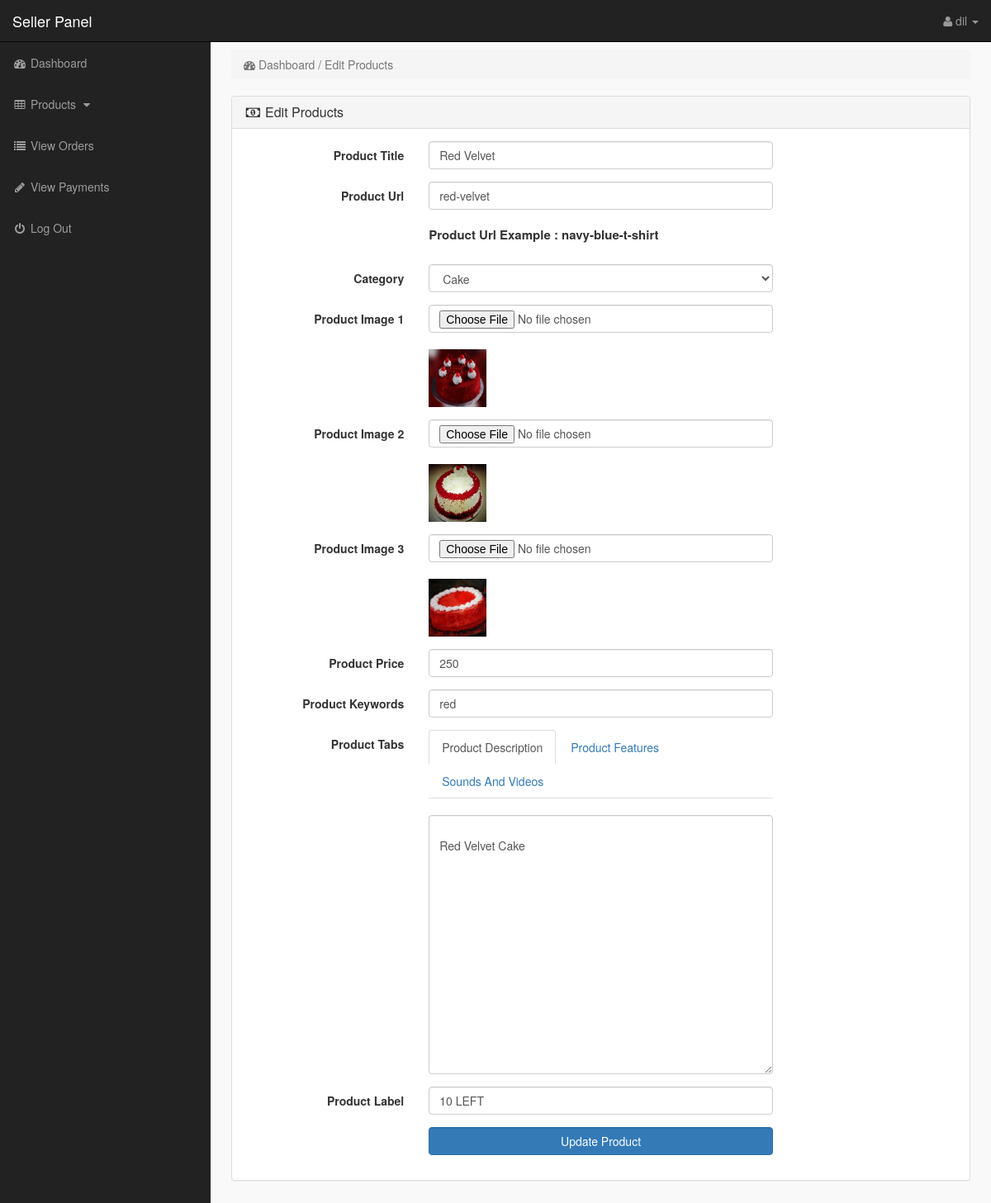
The page /seller-area/index.php?edit_product=18 (signed in) on the database its author committed.
### tables this page shows
CREATE TABLE `seller` (
  `Seller_name` varchar(20) NOT NULL,
  `Seller_email` varchar(50) NOT NULL,
  `Seller_pass` varchar(50) NOT NULL,
  `Seller_id` varchar(15) NOT NULL,
  `Seller_city` varchar(15) NOT NULL,
  `Seller_contact` varchar(20) NOT NULL,
  `Seller_address` varchar(100) NOT NULL,
  `confirm` int(11) NOT NULL
);

CREATE TABLE `products` (
  `product_id` int(10) NOT NULL,
  `Seller_id` varchar(20) NOT NULL,
  `cat_id` int(10) NOT NULL,
  `manufacturer_id` int(10) NOT NULL,
  `date` timestamp NOT NULL DEFAULT current_timestamp() ON UPDATE current_timestamp(),
  `product_title` text NOT NULL,
  `product_url` text NOT NULL,
  `product_img1` text NOT NULL,
  `product_img2` text NOT NULL,
  `product_img3` text NOT NULL,
  `product_price` int(10) NOT NULL,
  `product_weight` text NOT NULL,
  `product_psp_price` int(100) DEFAULT NULL,
  `product_desc` text NOT NULL,
  `product_features` text NOT NULL,
  `product_video` text NOT NULL,
  `product_keywords` text NOT NULL,
  `product_label` text NOT NULL,
  `status` varchar(255) NOT NULL
);

CREATE TABLE `categories` (
  `cat_id` int(10) NOT NULL,
  `cat_title` text NOT NULL,
  `cat_top` text NOT NULL,
  `cat_image` text NOT NULL
);

### seller-area/edit_product.php (the view, shortened to what this page needs)
<?php
if(!isset($_SESSION['seller'])){
echo "<script>window.open('login.php','_self')</script>";
}
else {
?>
<?php
if(isset($_GET['edit_product'])){
$edit_id = $_GET['edit_product'];
$get_p = "select * from products where product_id='$edit_id'";
$run_edit = mysqli_query($con,$get_p);
$row_edit = mysqli_fetch_array($run_edit);
$p_title = $row_edit['product_title'];
$cat = $row_edit['cat_id'];
$p_image1 = $row_edit['product_img1'];
$p_image2 = $row_edit['product_img2'];
$p_image3 = $row_edit['product_img3'];
$p_price = $row_edit['product_price'];
$p_desc = $row_edit['product_desc'];
$p_keywords = $row_edit['product_keywords'];
$p_label = $row_edit['product_label'];
$p_url = $row_edit['product_url'];
}
$get_cat = "select * from categories where cat_id='$cat'";
$run_cat = mysqli_query($con,$get_cat);
$row_cat = mysqli_fetch_array($run_cat);
$cat_title = $row_cat['cat_title'];
?>
<!DOCTYPE html>
<html>
<head>
</head>
<body>
<div class="row">
<div class="col-lg-12">
<ol class="breadcrumb">
<li class="active">
<i class="fa fa-dashboard"> </i> Dashboard / Edit Products
</li>
</ol>
</div>
</div>
<div class="row">
<div class="col-lg-12">
<div class="panel panel-default">
<div class="panel-heading">
<h3 class="panel-title">
<i class="fa fa-money fa-fw"></i> Edit Products
</h3>
</div>
<div class="panel-body">
<form class="form-horizontal" method="post" enctype="multipart/form-data">
<div class="form-group" >
<label class="col-md-3 control-label" > Product Title </label>
<div class="col-md-6" >
<input type="text" name="product_title" class="form-control" required value="<?php echo $p_title; ?>">
</div>
</div>
<div class="form-group" >
<label class="col-md-3 control-label" > Product Url </label>
<div class="col-md-6" >
<input type="text" name="product_url" class="form-control" required value="<?php echo $p_url; ?>" >
<br>
<p style="font-size:15px; font-weight:bold;">
Product Url Example : navy-blue-t-shirt
</p>
</div>
</div>
<div class="form-group" >
<label class="col-md-3 control-label" > Category </label>
<div class="col-md-6" >
<select name="cat" class="form-control" >
<option value="<?php echo $cat; ?>" > <?php echo $cat_title; ?> </option>
</select>
</div>
</div>
<div class="form-group" >
<label class="col-md-3 control-label" > Product Image 1 </label>
<div class="col-md-6" >
<input type="file" name="product_img1" class="form-control" >
<br><img src="product_images/<?php echo $p_image1; ?>" width="70" height="70" >
</div>
</div>
<div class="form-group" >
<label class="col-md-3 control-label" > Product Image 2 </label>
<div class="col-md-6" >
<input type="file" name="product_img2" class="form-control" >
<br><img src="product_images/<?php echo $p_image2; ?>" width="70" height="70" >
</div>
</div>
<div class="form-group" >
<label class="col-md-3 control-label" > Product Image 3 </label>
<div class="col-md-6" >
<input type="file" name="product_img3" class="form-control" >
<br><img src="product_images/<?php echo $p_image3; ?>" width="70" height="70" >
</div>
</div>
<div class="form-group" >
<label class="col-md-3 control-label" > Product Price </label>
<div class="col-md-6" >
<input type="text" name="product_price" class="form-control" required value="<?php echo $p_price; ?>" >
</div>
</div>
<div class="form-group" >
<label class="col-md-3 control-label" > Product Keywords </label>
<div class="col-md-6" >
<input type="text" name="product_keywords" class="form-control" required value="<?php echo $p_keywords; ?>" >
</div>
</div>
<div class="form-group" >
<label class="col-md-3 control-label" > Product Tabs </label>
<div class="col-md-6" >
<ul class="nav nav-tabs">
<li class="active">
<a data-toggle="tab" href="#description"> Product Description </a>
</li>
<li>
<a data-toggle="tab" href="#features"> Product Features </a>
</li>
<li>
<a data-toggle="tab" href="#video"> Sounds And Videos </a>
</li>
</ul>
<div class="tab-content">
<div id="description" class="tab-pane fade in active">
<br>
<textarea name="product_desc" class="form-control" rows="15" id="product_desc">
<?php echo $p_desc; ?>
</textarea>
</div>
</div>
</div>
</div>
<div class="form-group" >
<label class="col-md-3 control-label" > Product Label </label>
<div class="col-md-6" >
<input type="text" name="product_label" class="form-control" required value="<?php echo $p_label; ?>">
</div>
</div>
<div class="form-group" >
<label class="col-md-3 control-label" ></label>
<div class="col-md-6" >
<input type="submit" name="update" value="Update Product" class="btn btn-primary form-control" >
</div>
</div>
</form>
</div>
</div>
</div>
</div>
</body>
</html>
<?php } ?>

### seller-area/includes/sidebar.php (shortened to what this page needs)
<?php
if(!isset($_SESSION['seller'])){
echo "<script>window.open('login.php','_self')</script>";
}
else {
?>
<nav class="navbar navbar-inverse navbar-fixed-top" >
<div class="navbar-header" >
<a class="navbar-brand" href="index.php?dashboard" >Seller Panel</a>
</div>
<ul class="nav navbar-right top-nav" >
<li class="dropdown" >
<a href="#" class="dropdown-toggle" data-toggle="dropdown" >
<i class="fa fa-user" ></i>
<?php echo $admin_name; ?> <b class="caret" ></b>
</a>
</li>
</ul>
<div class="collapse navbar-collapse navbar-ex1-collapse">
<ul class="nav navbar-nav side-nav">
<li>
<a href="index.php?dashboard">
<i class="fa fa-fw fa-dashboard"></i> Dashboard
</a>
</li>
<li>
<a href="#" data-toggle="collapse" data-target="#products">
<i class="fa fa-fw fa-table"></i> Products
<i class="fa fa-fw fa-caret-down"></i>
</a>
</li>
<li>
<li>
<a href="index.php?view_orders">
<i class="fa fa-fw fa-list"></i> View Orders
</a>
</li>
<li>
<a href="index.php?view_payments">
<i class="fa fa-fw fa-pencil"></i> View Payments
</a>
</li>
<li>
<a href="logout.php">
<i class="fa fa-fw fa-power-off"></i> Log Out
</a>
</li>
</ul>
</div>
</nav>
<?php } ?>

### seller-area/css/style.css (style rules this page uses)
body { margin-top:100px; }
@media (min-width: 768px) { body { margin-top:50px; } }
.top-nav { padding:0 15px; }
.top-nav>li { display:inline-block; float:left; }
.top-nav>li>a { padding-top:15px; padding-bottom:15px; line-height:20px; color:#999; }
@media (min-width: 768px) { .side-nav { position:fixed; top:51px; width:255px; border-radius:0; overflow-y:auto; background-color: #222; bottom:0; overflow-x:hidden; padding-bottom:40px; } }
@media (min-width: 768px) { .side-nav>li>a { width:255px; } }
.panel-body { border-radius:5px; }

### rows shown on the page
seller: Seller_name "dil"
products: product_title "Red Velvet", product_url "red-velvet", product_img1 (picture), product_img2 (picture), product_img3 (picture), product_price "250", product_keywords "red", product_desc "Red Velvet Cake", product_label "10 LEFT"
categories: cat "Cake"
